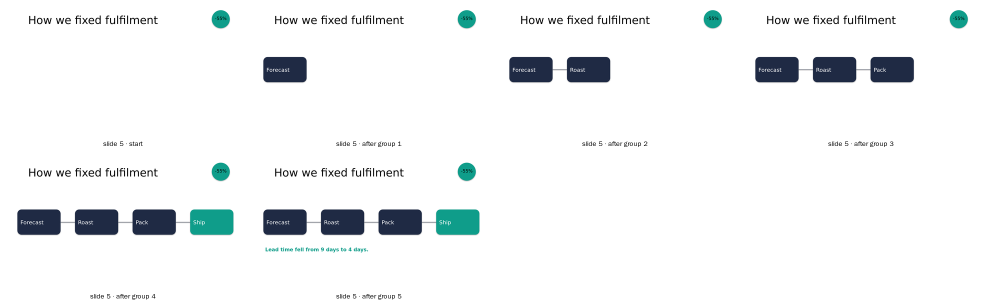
#> input picture experiments/T019-20261005-claude-motion-director/storyboard/slide-05.png, 1968 x 610 px, found by its file name (shown at 1/2 size)
$ python make_headline.py
#> lines starting #> are read from the running program, lines starting #| are printed output that depends on the picture
from pathlib import Path
from PIL import Image, ImageDraw, ImageFont
import csv

out = Path('experiments/T059-20261104-opencode-deckcraft-fidelity/artifacts/headline.jpg')
font_path = 'segoeui.ttf'


def font(size):
    try:
        return ImageFont.truetype(font_path, size)
    except OSError:
        return ImageFont.load_default()


def crop(path, box=None):
    im = Image.open(path).convert('RGB').resize((960, 540), Image.LANCZOS)
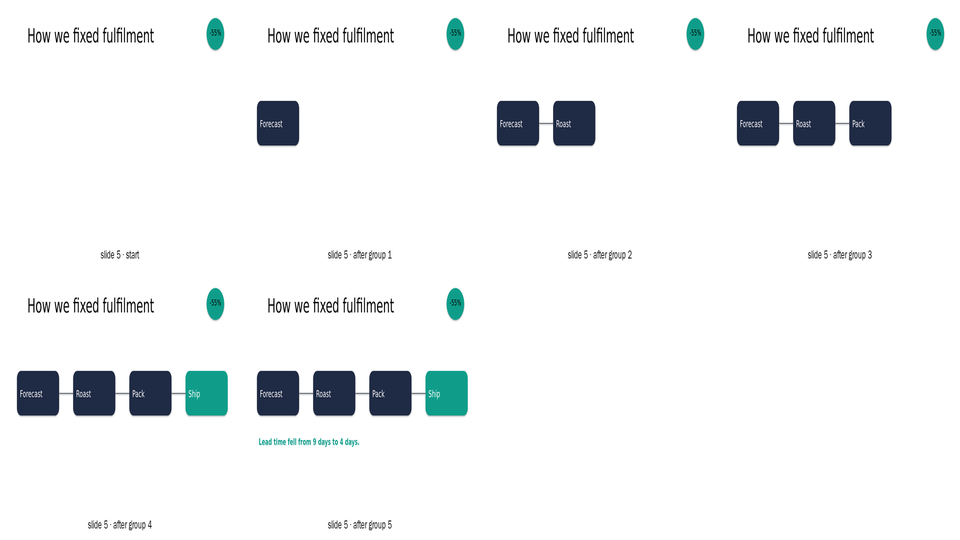
#> im: PIL image 960x540 RGB; mean R, G, B 240.3, 242.6, 243.4
    return im.crop(box) if box else im


rows = []
# 1. chart
rows.append((
    'Chart: markers, gridlines, legend',
    crop('workspace/t059/pp/T028_report_pro/slide-05.png'),
    crop('workspace/t059/dc/T028_report_pro/slide-05.png'),
))
# 2. svg icons
box = (30, 150, 930, 500)
rows.append((
    'SVG icons: transparent PNG fallback drawn',
    crop('workspace/t059/pp/coffee_report_photos/slide-03.png', box),
    crop('workspace/t059/dc/coffee_report_photos/slide-03.png', box),
))
#> call 3 of crop, with box = (30, 150, 930, 500)
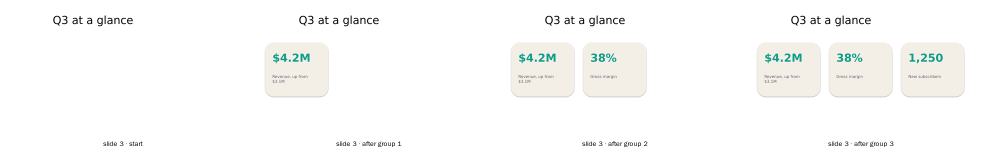
#> input picture experiments/T019-20261005-claude-motion-director/storyboard/slide-03.png, 1968 x 305 px, found by its file name (shown at 1/2 size)
#> in crop (call 3), `im = Image.open(path).convert('RGB').resize((960, 540), Image.LANCZOS)`:
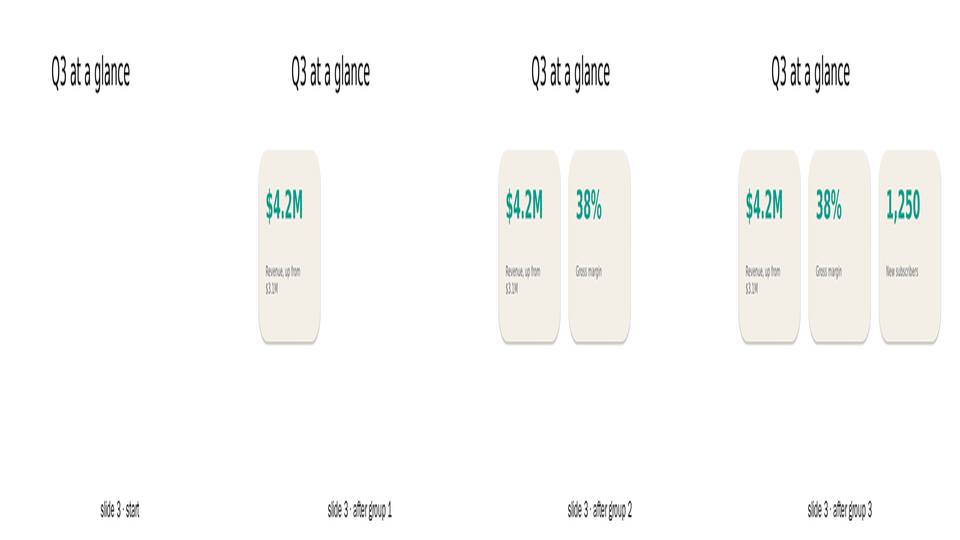
#> im: PIL image 960x540 RGB; mean R, G, B 250.3, 250.4, 249.1
#> in crop (call 3), `return im.crop(box) if box else im`:
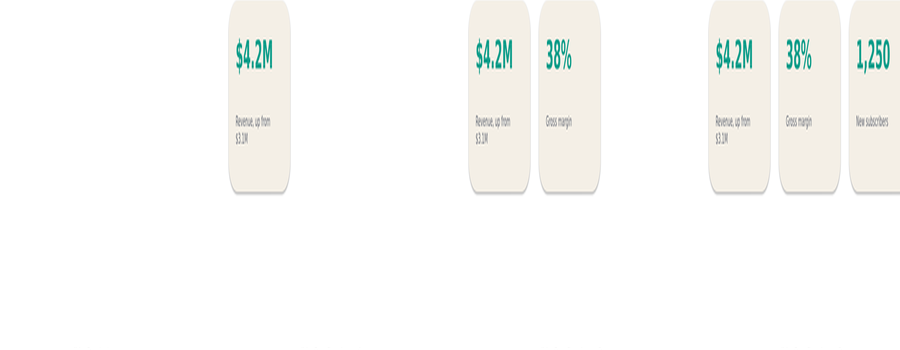
#> returned value: PIL image 900x350 RGB; mean R, G, B 250.2, 250.4, 248.4
# 3. morph KPI
#> (the run stopped early here; a loop or call above may not have finished)
